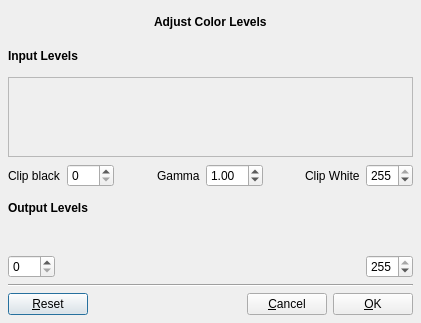
<ui version="4.0" >
 <class>LevelsDialog</class>
 <widget class="QDialog" name="LevelsDialog" >
  <property name="windowModality" >
   <enum>Qt::ApplicationModal</enum>
  </property>
  <property name="geometry" >
   <rect>
    <x>0</x>
    <y>0</y>
    <width>421</width>
    <height>323</height>
   </rect>
  </property>
  <property name="windowTitle" >
   <string>Levels and Gamma</string>
  </property>
  <property name="windowIcon" >
   <iconset resource="../icons.qrc" >:/new/prefix1/images/histogram.png</iconset>
  </property>
  <property name="modal" >
   <bool>true</bool>
  </property>
  <layout class="QVBoxLayout" >
   <property name="margin" >
    <number>8</number>
   </property>
   <property name="spacing" >
    <number>6</number>
   </property>
   <item>
    <layout class="QHBoxLayout" >
     <property name="margin" >
      <number>0</number>
     </property>
     <property name="spacing" >
      <number>6</number>
     </property>
     <item>
      <spacer>
       <property name="orientation" >
        <enum>Qt::Horizontal</enum>
       </property>
       <property name="sizeHint" >
        <size>
         <width>40</width>
         <height>20</height>
        </size>
       </property>
      </spacer>
     </item>
     <item>
      <widget class="QLabel" name="label_6" >
       <property name="text" >
        <string>&lt;html>&lt;head>&lt;meta name="qrichtext" content="1" />&lt;style type="text/css">
p, li { white-space: pre-wrap; }
&lt;/style>&lt;/head>&lt;body style=" font-family:'Sans Serif'; font-size:9pt; font-weight:400; font-style:normal; text-decoration:none;">
&lt;p style=" margin-top:0px; margin-bottom:0px; margin-left:0px; margin-right:0px; -qt-block-indent:0; text-indent:0px;">&lt;span style=" font-weight:600;">Adjust Color Levels&lt;/span>&lt;/p>&lt;/body>&lt;/html></string>
       </property>
      </widget>
     </item>
     <item>
      <spacer>
       <property name="orientation" >
        <enum>Qt::Horizontal</enum>
       </property>
       <property name="sizeHint" >
        <size>
         <width>40</width>
         <height>20</height>
        </size>
       </property>
      </spacer>
     </item>
    </layout>
   </item>
   <item>
    <layout class="QHBoxLayout" >
     <property name="margin" >
      <number>0</number>
     </property>
     <property name="spacing" >
      <number>6</number>
     </property>
     <item>
      <widget class="QLabel" name="label" >
       <property name="text" >
        <string>&lt;html>&lt;head>&lt;meta name="qrichtext" content="1" />&lt;style type="text/css">
p, li { white-space: pre-wrap; }
&lt;/style>&lt;/head>&lt;body style=" font-family:'Sans Serif'; font-size:9pt; font-weight:400; font-style:normal; text-decoration:none;">
&lt;p style=" margin-top:0px; margin-bottom:0px; margin-left:0px; margin-right:0px; -qt-block-indent:0; text-indent:0px;">&lt;span style=" font-weight:600;">Input Levels&lt;/span>&lt;/p>&lt;/body>&lt;/html></string>
       </property>
      </widget>
     </item>
     <item>
      <spacer>
       <property name="orientation" >
        <enum>Qt::Horizontal</enum>
       </property>
       <property name="sizeHint" >
        <size>
         <width>40</width>
         <height>20</height>
        </size>
       </property>
      </spacer>
     </item>
    </layout>
   </item>
   <item>
    <layout class="QVBoxLayout" >
     <property name="margin" >
      <number>0</number>
     </property>
     <property name="spacing" >
      <number>6</number>
     </property>
     <item>
      <widget class="QFrame" name="inputStuffFrame" >
       <property name="minimumSize" >
        <size>
         <width>401</width>
         <height>80</height>
        </size>
       </property>
       <property name="frameShape" >
        <enum>QFrame::StyledPanel</enum>
       </property>
       <property name="frameShadow" >
        <enum>QFrame::Sunken</enum>
       </property>
      </widget>
     </item>
     <item>
      <layout class="QHBoxLayout" >
       <property name="margin" >
        <number>0</number>
       </property>
       <property name="spacing" >
        <number>6</number>
       </property>
       <item>
        <widget class="QLabel" name="label_4" >
         <property name="text" >
          <string>Clip black</string>
         </property>
        </widget>
       </item>
       <item>
        <widget class="QSpinBox" name="black_in_spinbox" >
         <property name="maximum" >
          <number>255</number>
         </property>
        </widget>
       </item>
       <item>
        <spacer>
         <property name="orientation" >
          <enum>Qt::Horizontal</enum>
         </property>
         <property name="sizeHint" >
          <size>
           <width>16</width>
           <height>25</height>
          </size>
         </property>
        </spacer>
       </item>
       <item>
        <widget class="QLabel" name="label_3" >
         <property name="text" >
          <string>Gamma</string>
         </property>
        </widget>
       </item>
       <item>
        <widget class="QDoubleSpinBox" name="gamma_spinbox" >
         <property name="maximum" >
          <double>10.000000000000000</double>
         </property>
         <property name="minimum" >
          <double>0.100000000000000</double>
         </property>
         <property name="singleStep" >
          <double>0.010000000000000</double>
         </property>
         <property name="value" >
          <double>1.000000000000000</double>
         </property>
        </widget>
       </item>
       <item>
        <spacer>
         <property name="orientation" >
          <enum>Qt::Horizontal</enum>
         </property>
         <property name="sizeHint" >
          <size>
           <width>16</width>
           <height>25</height>
          </size>
         </property>
        </spacer>
       </item>
       <item>
        <widget class="QLabel" name="label_5" >
         <property name="text" >
          <string>Clip White</string>
         </property>
        </widget>
       </item>
       <item>
        <widget class="QSpinBox" name="white_in_spinbox" >
         <property name="maximum" >
          <number>255</number>
         </property>
         <property name="value" >
          <number>255</number>
         </property>
        </widget>
       </item>
      </layout>
     </item>
    </layout>
   </item>
   <item>
    <layout class="QHBoxLayout" >
     <property name="margin" >
      <number>0</number>
     </property>
     <property name="spacing" >
      <number>6</number>
     </property>
     <item>
      <widget class="QLabel" name="label_2" >
       <property name="text" >
        <string>&lt;html>&lt;head>&lt;meta name="qrichtext" content="1" />&lt;style type="text/css">
p, li { white-space: pre-wrap; }
&lt;/style>&lt;/head>&lt;body style=" font-family:'Sans Serif'; font-size:9pt; font-weight:400; font-style:normal; text-decoration:none;">
&lt;p style=" margin-top:0px; margin-bottom:0px; margin-left:0px; margin-right:0px; -qt-block-indent:0; text-indent:0px;">&lt;span style=" font-weight:600;">Output Levels&lt;/span>&lt;/p>&lt;/body>&lt;/html></string>
       </property>
      </widget>
     </item>
     <item>
      <spacer>
       <property name="orientation" >
        <enum>Qt::Horizontal</enum>
       </property>
       <property name="sizeHint" >
        <size>
         <width>40</width>
         <height>20</height>
        </size>
       </property>
      </spacer>
     </item>
    </layout>
   </item>
   <item>
    <layout class="QVBoxLayout" >
     <property name="margin" >
      <number>0</number>
     </property>
     <property name="spacing" >
      <number>6</number>
     </property>
     <item>
      <widget class="QWidget" native="1" name="out_levels" >
       <property name="minimumSize" >
        <size>
         <width>401</width>
         <height>21</height>
        </size>
       </property>
      </widget>
     </item>
     <item>
      <layout class="QHBoxLayout" >
       <property name="margin" >
        <number>0</number>
       </property>
       <property name="spacing" >
        <number>6</number>
       </property>
       <item>
        <widget class="QSpinBox" name="black_out_spinbox" >
         <property name="maximum" >
          <number>255</number>
         </property>
        </widget>
       </item>
       <item>
        <spacer>
         <property name="orientation" >
          <enum>Qt::Horizontal</enum>
         </property>
         <property name="sizeHint" >
          <size>
           <width>40</width>
           <height>20</height>
          </size>
         </property>
        </spacer>
       </item>
       <item>
        <widget class="QSpinBox" name="white_out_spinbox" >
         <property name="maximum" >
          <number>255</number>
         </property>
         <property name="value" >
          <number>255</number>
         </property>
        </widget>
       </item>
      </layout>
     </item>
    </layout>
   </item>
   <item>
    <widget class="Line" name="line" >
     <property name="orientation" >
      <enum>Qt::Horizontal</enum>
     </property>
    </widget>
   </item>
   <item>
    <layout class="QHBoxLayout" >
     <property name="margin" >
      <number>0</number>
     </property>
     <property name="spacing" >
      <number>6</number>
     </property>
     <item>
      <widget class="QPushButton" name="ResetButton" >
       <property name="text" >
        <string>&amp;Reset</string>
       </property>
      </widget>
     </item>
     <item>
      <spacer>
       <property name="orientation" >
        <enum>Qt::Horizontal</enum>
       </property>
       <property name="sizeHint" >
        <size>
         <width>40</width>
         <height>20</height>
        </size>
       </property>
      </spacer>
     </item>
     <item>
      <widget class="QPushButton" name="cancelButton" >
       <property name="text" >
        <string>&amp;Cancel</string>
       </property>
      </widget>
     </item>
     <item>
      <widget class="QPushButton" name="okButton" >
       <property name="text" >
        <string>&amp;OK</string>
       </property>
      </widget>
     </item>
    </layout>
   </item>
  </layout>
 </widget>
 <resources>
  <include location="../icons.qrc" />
 </resources>
 <connections>
  <connection>
   <sender>cancelButton</sender>
   <signal>clicked()</signal>
   <receiver>LevelsDialog</receiver>
   <slot>reject()</slot>
   <hints>
    <hint type="sourcelabel" >
     <x>392</x>
     <y>429</y>
    </hint>
    <hint type="destinationlabel" >
     <x>417</x>
     <y>448</y>
    </hint>
   </hints>
  </connection>
  <connection>
   <sender>okButton</sender>
   <signal>clicked()</signal>
   <receiver>LevelsDialog</receiver>
   <slot>accept()</slot>
   <hints>
    <hint type="sourcelabel" >
     <x>472</x>
     <y>429</y>
    </hint>
    <hint type="destinationlabel" >
     <x>492</x>
     <y>449</y>
    </hint>
   </hints>
  </connection>
 </connections>
</ui>
